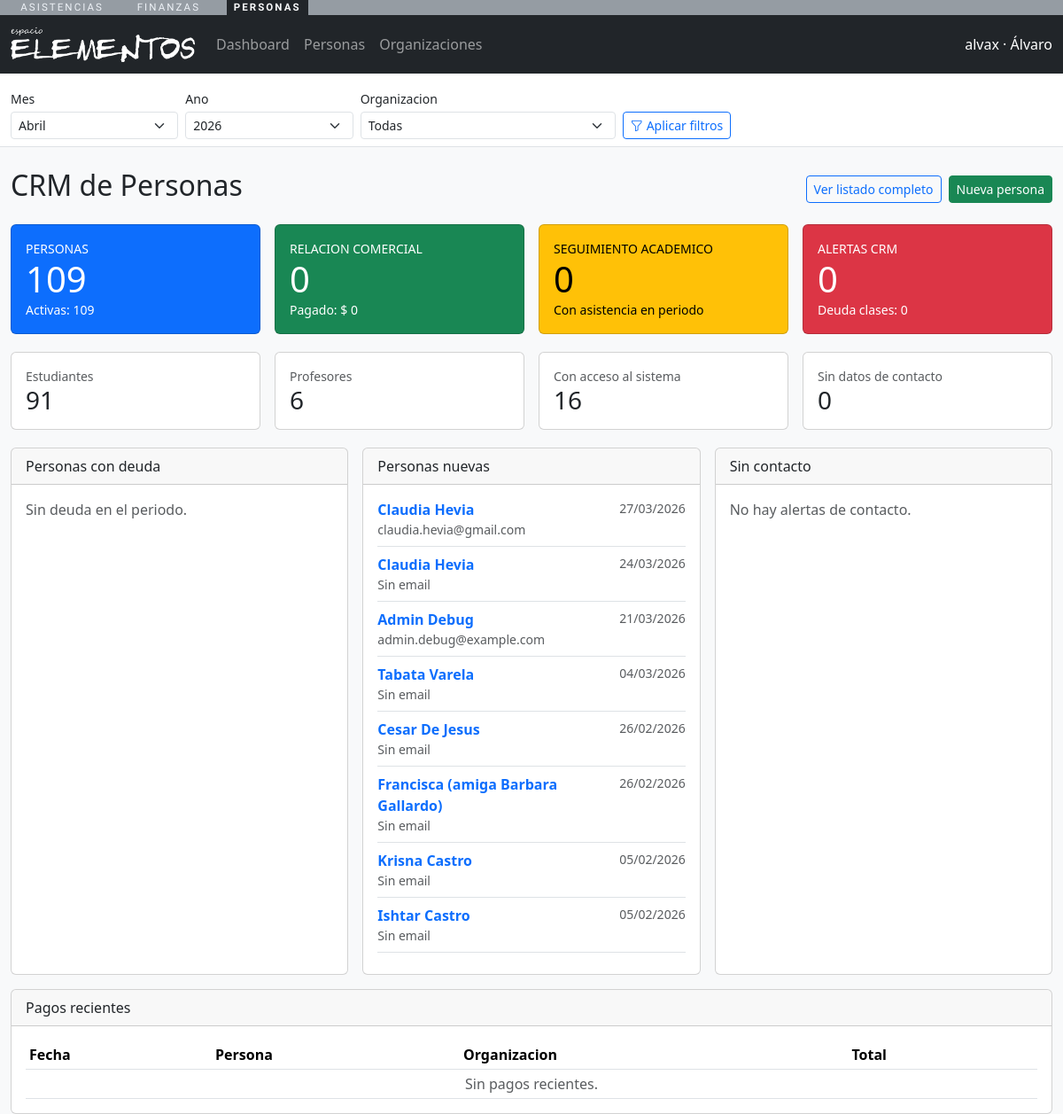
The app's page /personas/ (signed in) with its own data.
### personas/models.py (models this page shows, shortened)
class Persona(models.Model):
    nombres = models.CharField(max_length=150)
    apellidos = models.CharField(max_length=150)
    email = models.EmailField(unique=True, null=True, blank=True)
    telefono = models.CharField(max_length=50, blank=True)
    identificador = models.CharField(max_length=50, blank=True)
    fecha_nacimiento = models.DateField(null=True, blank=True)
    activo = models.BooleanField(default=True)
    user = models.OneToOneField(
        settings.AUTH_USER_MODEL,
        on_delete=models.CASCADE,
        null=True,
        blank=True,
        related_name="persona",
    )
    creado_en = models.DateTimeField(auto_now_add=True)
    actualizado_en = models.DateTimeField(auto_now=True)
    class Meta:
        verbose_name = "Persona"
        verbose_name_plural = "Personas"
        ordering = ["apellidos", "nombres"]
        db_table = "cuentas_persona"
    def __str__(self) -> str:
        return f"{self.nombres} {self.apellidos}".strip()

### personas/views.py (the view)
# urls.py: path("", views.dashboard, name="dashboard"),
@role_required(ROLE_ADMIN)
def dashboard(request):
    context = _base_context(request)
    inicio_periodo, fin_periodo = _periodo(request)
    organizacion = _organizacion_desde_request(request)
    personas_qs = _annotate_personas_resumen(
        _personas_queryset(organizacion),
        inicio_periodo,
        fin_periodo,
        organizacion,
    )
    pagos_qs = Payment.objects.filter(fecha_pago__gte=inicio_periodo, fecha_pago__lte=fin_periodo)
    consumos_qs = AttendanceConsumption.objects.filter(clase_fecha__gte=inicio_periodo, clase_fecha__lte=fin_periodo)
    asistencias_qs = Asistencia.objects.filter(sesion__fecha__gte=inicio_periodo, sesion__fecha__lte=fin_periodo)
    if organizacion:
        pagos_qs = pagos_qs.filter(organizacion=organizacion)
        consumos_qs = consumos_qs.filter(asistencia__sesion__disciplina__organizacion=organizacion)
        asistencias_qs = asistencias_qs.filter(sesion__disciplina__organizacion=organizacion)
    context.update(
        {
            "total_personas": personas_qs.count(),
            "personas_activas": personas_qs.filter(activo=True).count(),
            "personas_con_usuario": personas_qs.filter(user__isnull=False).count(),
            "estudiantes_total": personas_qs.filter(roles__activo=True, roles__rol__codigo="ESTUDIANTE").distinct().count(),
            "profesores_total": personas_qs.filter(roles__activo=True, roles__rol__codigo="PROFESOR").distinct().count(),
            "personas_con_deuda_total": personas_qs.filter(deuda_periodo__gt=0).count(),
            "personas_con_asistencia": asistencias_qs.values("persona_id").distinct().count(),
            "pagos_registrados": pagos_qs.count(),
            "monto_pagado_total": pagos_qs.aggregate(total=Sum("monto_total")).get("total") or 0,
            "deuda_total_clases": consumos_qs.filter(estado=AttendanceConsumption.Estado.DEUDA).count(),
            "personas_con_deuda": personas_qs.filter(deuda_periodo__gt=0).order_by("-deuda_periodo", "apellidos", "nombres")[:8],
            "personas_sin_contacto": personas_qs.filter(
                Q(email__isnull=True) | Q(email=""),
                Q(telefono=""),
            ).order_by("apellidos", "nombres")[:8],
            "personas_nuevas": personas_qs.order_by("-creado_en")[:8],
            "pagos_recientes": pagos_qs.select_related("persona", "organizacion").order_by("-fecha_pago", "-id")[:8],
        }
    )
    return render(request, "personas/dashboard.html", context)

### asistencias/utils.py (called while the page is built, shortened)
def usuario_tiene_roles(user, roles: list[str]) -> bool:
    if not roles:
        return True
    if user.is_superuser:
        return True

### asistencias/views.py (called while the page is built)
def _nav_context(request):
    persona = getattr(request.user, "persona", None)
    roles = []
    if persona:
        roles = list(persona.roles.filter(activo=True).values_list("rol__codigo", flat=True))
    return {"persona": persona, "roles_usuario": roles}

def _periodo(request):
    hoy = timezone.localdate()
    try:
        anio = int(request.GET.get("periodo_anio", hoy.year))
    except (TypeError, ValueError):
        anio = hoy.year
    try:
        mes = int(request.GET.get("periodo_mes", hoy.month))
    except (TypeError, ValueError):
        mes = hoy.month
    if mes < 1 or mes > 12:
        mes = hoy.month
    if anio < 2000 or anio > 2100:
        anio = hoy.year
    inicio = hoy.replace(year=anio, month=mes, day=1)
    fin = (inicio.replace(day=28) + timedelta(days=4)).replace(day=1) - timedelta(days=1)
    return inicio, fin

def _organizacion_desde_request(request):
    org_id = request.GET.get("organizacion")
    if not org_id:
        return None
    return Organizacion.objects.filter(pk=org_id).first()

### finanzas/templatetags/finanzas_format.py (called while the page is built)
@register.filter(name="clp")
def clp(value):
    if value in (None, ""):
        return "$ 0"
    try:
        monto = Decimal(str(value))
    except (InvalidOperation, TypeError, ValueError):
        return value
    monto = monto.quantize(Decimal("1"), rounding=ROUND_HALF_UP)
    signo = "-" if monto < 0 else ""
    entero = f"{abs(int(monto)):,}".replace(",", ".")
    return f"{signo}$ {entero}"

### personas/views.py (called while the page is built, shortened)
def _base_context(request):
    return _nav_context(request)

def _personas_queryset(organizacion=None):
    queryset = Persona.objects.select_related("user").prefetch_related(
        Prefetch(
            "roles",
            queryset=PersonaRol.objects.filter(activo=True)
            .select_related("rol", "organizacion")
            .order_by("organizacion__nombre", "rol__nombre"),
        )
    )
    return queryset

### personas/templates/personas/dashboard.html (shortened to what this page needs)
{% extends "personas/base_personas.html" %}
{% load finanzas_format %}
{% block content %}
<div class="mt-4">
  <div class="d-flex justify-content-between align-items-center mb-3">
    <h2>CRM de Personas</h2>
    <div class="d-flex gap-2">
      <a class="btn btn-sm btn-outline-primary" href="{% url 'personas:personas_list' %}?{{ request.GET.urlencode }}">
        Ver listado completo
      </a>
      <a class="btn btn-sm btn-success" href="{% url 'personas:persona_create' %}?{{ request.GET.urlencode }}">
        Nueva persona
      </a>
    </div>
  </div>
  <div class="row g-3">
    <div class="col-md-3">
      <div class="card text-bg-primary">
        <div class="card-body">
          <div class="small text-uppercase">Personas</div>
          <div class="display-6">{{ total_personas }}</div>
          <div class="small">Activas: {{ personas_activas }}</div>
        </div>
      </div>
    </div>
    <div class="col-md-3">
      <div class="card text-bg-success">
        <div class="card-body">
          <div class="small text-uppercase">Relacion comercial</div>
          <div class="display-6">{{ pagos_registrados }}</div>
          <div class="small">Pagado: {{ monto_pagado_total|clp }}</div>
        </div>
      </div>
    </div>
    <div class="col-md-3">
      <div class="card text-bg-warning">
        <div class="card-body">
          <div class="small text-uppercase">Seguimiento academico</div>
          <div class="display-6">{{ personas_con_asistencia }}</div>
          <div class="small">Con asistencia en periodo</div>
        </div>
      </div>
    </div>
    <div class="col-md-3">
      <div class="card text-bg-danger">
        <div class="card-body">
          <div class="small text-uppercase">Alertas CRM</div>
          <div class="display-6">{{ personas_con_deuda_total }}</div>
          <div class="small">Deuda clases: {{ deuda_total_clases }}</div>
        </div>
      </div>
    </div>
  </div>
  <div class="row g-3 mt-1">
    <div class="col-md-3">
      <div class="card">
        <div class="card-body">
          <div class="small text-muted">Estudiantes</div>
          <div class="h3 mb-0">{{ estudiantes_total }}</div>
        </div>
      </div>
    </div>
    <div class="col-md-3">
      <div class="card">
        <div class="card-body">
          <div class="small text-muted">Profesores</div>
          <div class="h3 mb-0">{{ profesores_total }}</div>
        </div>
      </div>
    </div>
    <div class="col-md-3">
      <div class="card">
        <div class="card-body">
          <div class="small text-muted">Con acceso al sistema</div>
          <div class="h3 mb-0">{{ personas_con_usuario }}</div>
        </div>
      </div>
    </div>
    <div class="col-md-3">
      <div class="card">
        <div class="card-body">
          <div class="small text-muted">Sin datos de contacto</div>
          <div class="h3 mb-0">{{ personas_sin_contacto|length }}</div>
        </div>
      </div>
    </div>
  </div>
  <div class="row g-3 mt-1">
    <div class="col-lg-4">
      <div class="card h-100">
        <div class="card-header">Personas con deuda</div>
        <div class="card-body">
          {% for item in personas_con_deuda %}
          <div class="d-flex justify-content-between align-items-start border-bottom pb-2 mb-2">
            <div>
              <a class="fw-semibold text-decoration-none" href="{% url 'personas:persona_detail' item.pk %}?{{ request.GET.urlencode }}">{{ item }}</a>
              <div class="small text-muted">Pagos: {{ item.pagos_periodo }} · Asistencias: {{ item.asistencias_periodo }}</div>
            </div>
            <span class="badge text-bg-danger">{{ item.deuda_periodo }}</span>
          </div>
          {% empty %}
          <div class="text-muted">Sin deuda en el periodo.</div>
          {% endfor %}
        </div>
      </div>
    </div>
    <div class="col-lg-4">
      <div class="card h-100">
        <div class="card-header">Personas nuevas</div>
        <div class="card-body">
          {% for item in personas_nuevas %}
          <div class="d-flex justify-content-between align-items-start border-bottom pb-2 mb-2">
            <div>
              <a class="fw-semibold text-decoration-none" href="{% url 'personas:persona_detail' item.pk %}?{{ request.GET.urlencode }}">{{ item }}</a>
              <div class="small text-muted">{{ item.email|default:"Sin email" }}</div>
            </div>
            <span class="small text-muted">{{ item.creado_en|date:"d/m/Y" }}</span>
          </div>
          {% empty %}
          <div class="text-muted">Sin registros.</div>
          {% endfor %}
        </div>
      </div>
    </div>
    <div class="col-lg-4">
      <div class="card h-100">
        <div class="card-header">Sin contacto</div>
        <div class="card-body">
          {% for item in personas_sin_contacto %}
          <div class="d-flex justify-content-between align-items-start border-bottom pb-2 mb-2">
            <div>
              <a class="fw-semibold text-decoration-none" href="{% url 'personas:persona_detail' item.pk %}?{{ request.GET.urlencode }}">{{ item }}</a>
              <div class="small text-muted">Telefono y email incompletos</div>
            </div>
            <span class="badge text-bg-secondary">{% if item.user_id %}con usuario{% else %}sin usuario{% endif %}</span>
          </div>
          {% empty %}
          <div class="text-muted">No hay alertas de contacto.</div>
          {% endfor %}
        </div>
      </div>
    </div>
  </div>
  <div class="card mt-3">
    <div class="card-header">Pagos recientes</div>
    <div class="card-body table-responsive">
      <table class="table table-sm mb-0">
        <thead>
          <tr>
            <th>Fecha</th>
            <th>Persona</th>
            <th>Organizacion</th>
            <th>Total</th>
            <th></th>
          </tr>
        </thead>
        <tbody>
          {% for pago in pagos_recientes %}
          <tr>
            <td>{{ pago.fecha_pago|date:"d/m/Y" }}</td>
            <td><a href="{% url 'personas:persona_detail' pago.persona.pk %}?{{ request.GET.urlencode }}">{{ pago.persona }}</a></td>
            <td>{{ pago.organizacion.nombre }}</td>
            <td>{{ pago.monto_total|clp }}</td>
            <td class="text-end">
              <a class="btn btn-sm btn-outline-secondary" href="{% url 'finanzas:pago_detail' pago.pk %}?{{ request.GET.urlencode }}">
                <i class="bi bi-eye"></i>
              </a>
            </td>
          </tr>
          {% empty %}
          <tr><td colspan="5" class="text-center text-muted">Sin pagos recientes.</td></tr>
          {% endfor %}
        </tbody>
      </table>
    </div>
  </div>
</div>
{% endblock %}

### personas/templates/personas/base_personas.html (shortened to what this page needs)
{% load static %}
<!DOCTYPE html>
<html lang="es">
  <head>
    <link href="https://cdn.jsdelivr.net/npm/bootstrap@5.3.3/dist/css/bootstrap.min.css" rel="stylesheet">
    <link href="https://cdn.jsdelivr.net/npm/bootstrap-icons@1.11.3/font/bootstrap-icons.css" rel="stylesheet">
  </head>
  <body class="bg-light">
    {% include "shared/barra_apps.html" %}
    <nav class="navbar navbar-expand-lg navbar-dark bg-dark">
      <div class="container-fluid">
        <a class="navbar-brand" href="{% url 'personas:dashboard' %}?periodo_mes={{ periodo_mes }}&periodo_anio={{ periodo_anio }}{% if organizacion_id %}&organizacion={{ organizacion_id }}{% endif %}">
          <img src="{% static 'img/logotipo-blanco.png' %}" alt="Personas" style="height: 40px;">
        </a>
        <div class="collapse navbar-collapse" id="personasNav">
          <ul class="navbar-nav me-auto">
            <li class="nav-item"><a class="nav-link" href="{% url 'personas:dashboard' %}?periodo_mes={{ periodo_mes }}&periodo_anio={{ periodo_anio }}">Dashboard</a></li>
            <li class="nav-item"><a class="nav-link" href="{% url 'personas:personas_list' %}?periodo_mes={{ periodo_mes }}&periodo_anio={{ periodo_anio }}">Personas</a></li>
            <li class="nav-item"><a class="nav-link" href="{% url 'personas:organizaciones_list' %}?periodo_mes={{ periodo_mes }}&periodo_anio={{ periodo_anio }}{% if organizacion_id %}&organizacion={{ organizacion_id }}{% endif %}">Organizaciones</a></li>
          </ul>
          <span class="navbar-text text-white">
            {{ request.user.get_username }}{% if persona %} · {{ persona.nombres }}{% endif %}
          </span>
        </div>
      </div>
    </nav>
    <div class="bg-white border-bottom">
      <div class="container-fluid py-2">
        <form method="get" class="row g-2 align-items-end" id="periodo-personas-form">
          <div class="col-6 col-md-2">
            <label class="form-label small mb-1">Mes</label>
            <select name="periodo_mes" class="form-select form-select-sm">
              {% for value, label in periodo_meses %}
                <option value="{{ value }}" {% if periodo_mes == value %}selected{% endif %}>{{ label }}</option>
              {% endfor %}
            </select>
          </div>
          <div class="col-6 col-md-2">
            <label class="form-label small mb-1">Ano</label>
            <select name="periodo_anio" class="form-select form-select-sm">
              {% for y in periodo_anios %}
                <option value="{{ y }}" {% if periodo_anio == y %}selected{% endif %}>{{ y }}</option>
              {% endfor %}
            </select>
          </div>
          <div class="col-12 col-md-3">
            <label class="form-label small mb-1">Organizacion</label>
            <select name="organizacion" class="form-select form-select-sm">
              <option value="">Todas</option>
            </select>
          </div>
          <div class="col-12 col-md-2">
            <button class="btn btn-sm btn-outline-primary" type="submit">
              <i class="bi bi-funnel"></i><span class="ms-1">Aplicar filtros</span>
            </button>
          </div>
        </form>
      </div>
    </div>
    <div class="container-fluid">
      {% block content %}{% endblock %}
    </div>
  </body>
</html>

### records on screen
Persona: nombres "Álvaro"
Persona: nombres+apellidos "Claudia Hevia", email "claudia.hevia@gmail.com", creado_en "27/03/2026"
Persona: nombres+apellidos "Claudia Hevia", email "Sin email", creado_en "24/03/2026"
Persona: nombres+apellidos "Admin Debug", email "admin.debug@example.com", creado_en "21/03/2026"
Persona: nombres+apellidos "Tabata Varela", email "Sin email", creado_en "04/03/2026"
Persona: nombres+apellidos "Cesar De Jesus", email "Sin email", creado_en "26/02/2026"
Persona: nombres+apellidos "Francisca (amiga Barbara Gallardo)", email "Sin email", creado_en "26/02/2026"
Persona: nombres+apellidos "Krisna Castro", email "Sin email", creado_en "05/02/2026"
Persona: nombres+apellidos "Ishtar Castro", email "Sin email", creado_en "05/02/2026"

### other values on screen
{{ request.user.get_username }} "alvax"
{{ total_personas }} "109"
{{ personas_activas }} "109"
{{ pagos_registrados }} "0"
{{ monto_pagado_total|clp }} "$ 0"
{{ personas_con_asistencia }} "0"
{{ personas_con_deuda_total }} "0"
{{ deuda_total_clases }} "0"
{{ estudiantes_total }} "91"
{{ profesores_total }} "6"
{{ personas_con_usuario }} "16"
{{ personas_sin_contacto|length }} "0"
form field periodo_mes "Abril"
form field periodo_anio "2026"
